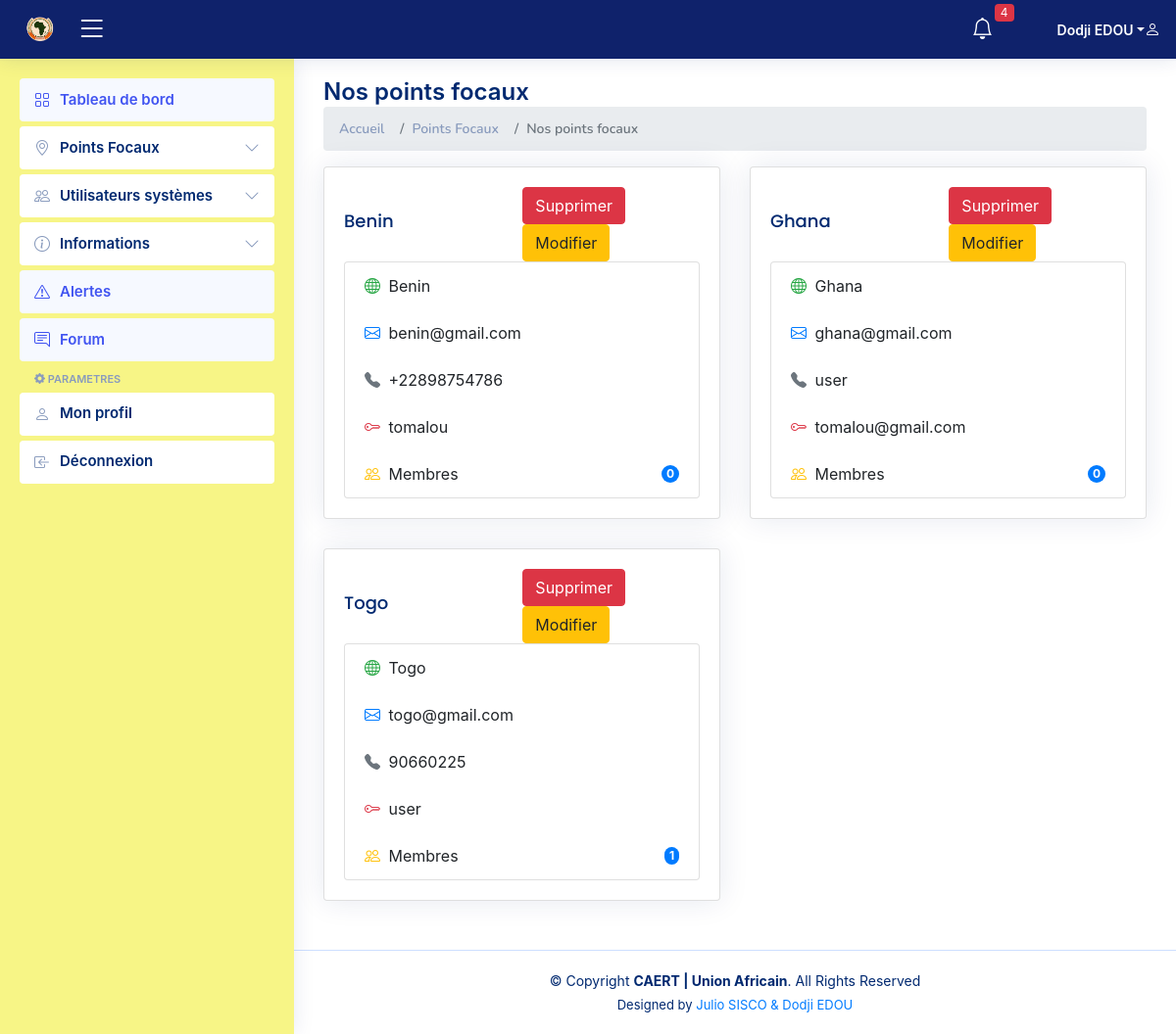
/all_fp/ (signed in), run on the app's committed database.
### users/models.py (models this page shows, shortened)
class User(AbstractBaseUser, PermissionsMixin):
    email = models.EmailField(verbose_name='addresse email', max_length=255, unique=True,)
    nom=models.CharField(max_length=255)
    prenom=models.CharField(max_length=255)
    departement=models.CharField(max_length=255)
    telephone=models.CharField(null=True, max_length=255)
    is_active = models.BooleanField(default=True)
    is_staff = models.BooleanField(default=False) # a admin user; non super-user
    is_admin = models.BooleanField(default=False) # a superuser
    is_analyst = models.BooleanField(default=False)
    USERNAME_FIELD = 'email'
    REQUIRED_FIELDS = [] # Email & Password sont requis par défaut.
    def get_full_name(self):
        return f'{self.prenom} {self.nom}'
    objects = UtilisateurManager()

### focalpoint/models.py (models this page shows, shortened)
class FocalPoint(models.Model):
    id = models.AutoField(primary_key=True)
    name = models.CharField(max_length=255)
    active=models.BooleanField(default=True)
    country = CountryField(null=True, blank=True)
    access_code = models.CharField(null=True,max_length=55)
    access_pass = models.CharField(null=True,max_length=255)
    email = models.EmailField(unique=True)
    telephone=models.CharField(null=True, max_length=255)
    def get_country_display_full(self):
        return self.get_country_display()
    def nombreDeMembre(self):
        return self.member_set.count()
    class Meta:
        verbose_name = 'Point Focal'
        verbose_name_plural = 'Points Focaux'
    def __str__(self):
        return self.name

### users/views.py (the view)
# urls.py: path('all_fp/' ,views.all_fp, name='all_fp'),
@login_required
def all_fp(request):
    all_fp = FocalPoint.objects.filter(active=True)
    all_fp = sorted(all_fp, key=lambda x: x.id, reverse=True)
    user=request.user
    print(all_fp)
    return render(request, 'administrator/all_fp.html', {'all_fp': all_fp, 'user': user})

### users/templates/administrator/all_fp.html (shortened to what this page needs)
{% extends 'administrator/base.html' %}
{% load static %}
{% block main-content %}
<div class="pagetitle">
    <h1>Nos points focaux</h1>
    <nav>
      <ol class="breadcrumb">
        <li class="breadcrumb-item"><a href="index.html">Accueil</a></li>
        <li class="breadcrumb-item">Points Focaux</li>
        <li class="breadcrumb-item active">Nos points focaux</li>
      </ol>
    </nav>
  </div>
  <section class="section">
    <div class="row">
        {% for fp in all_fp %}
            <div class="col-lg-6">
                <div class="card">
                    <div class="card-body">
                      <div class="d-flex justify-content-between align-items-center">
                        <div style="width: 200px;">
                          <h5 class="card-title">{{ fp.name }}</h5>
                        </div>
                        <div>
                          <a type="button" href="{% url 'deletefp' fp.id %}" class="btn btn-danger" >Supprimer</a>
                          <a href="{% url 'edit_fp' fp.id %}" class="btn btn-warning">Modifier</a>
                        </div>
                      </div>
                        <ul class="list-group">
                            <li class="list-group-item"><i class="bi bi-globe me-1 text-success"></i> {{fp.get_country_display_full}} </li>
                            <li class="list-group-item"><i class="bi bi-envelope me-1 text-primary"></i> {{fp.email}}</li>
                            <li class="list-group-item"><i class="bi bi-telephone-fill me-1 text-secondary"></i> {{fp.telephone}}</li>
                            <li class="list-group-item"><i class="bi bi-key me-1 text-danger"></i> {{fp.access_code}}</li>
                            <li class="list-group-item d-flex justify-content-between align-items-center">
                                <a>
                                    <i class="bi bi-people me-1 text-warning"></i>
                                    Membres
                                </a>
                                <span class="badge bg-primary rounded-pill">
                                    {{ fp.nombreDeMembre}}
                                </span>
                            </li>
                        </ul>
                    </div>
                </div>
            </div>
        {% endfor %}
      </div>
  </section>
{% endblock main-content %}

### users/templates/administrator/header.html (shortened to what this page needs)
{% load static %}
  <header id="header" class="header fixed-top d-flex align-items-center" style="background-color: rgb(15,34,107)" >
    <div class="d-flex align-items-center justify-content-between">
      <a href="{% url 'admin_home' %}" class="logo d-flex align-items-center">
        <img src="{% static 'assets/img/logoua.png' %}" alt="" style="color: white">
      </a>
      <i class="bi bi-list toggle-sidebar-btn" style="color: white"></i>
    </div>
    <nav class="header-nav ms-auto">
      <ul class="d-flex align-items-center">
        <li class="nav-item dropdown">
          <a class="nav-link nav-icon" >
            <i class="bi bi-bell" style="color: white"></i>
            <span class="badge bg-danger badge-number">4</span>
          </a>
        </li>
        <li class="nav-item dropdown pe-3">
          <a class="nav-link nav-profile d-flex align-items-center pe-0" href="#" data-bs-toggle="dropdown">
            <span class="d-none d-md-block dropdown-toggle ps-2" style="color: white">{{user.get_full_name}}</span>
            <i style="color: white;" class="bi bi-person"></i>
          </a>
        </li>
      </ul>
    </nav>
  </header>

### static/assets/css/style.css (style rules this page uses)
:root { scroll-behavior: smooth; }
body { font-family: "Open Sans", sans-serif; background: #f6f9ff; color: #444444; }
a { color: #4154f1; text-decoration: none; }
h1, h2, h3, h4, h5, h6 { font-family: "Nunito", sans-serif; }
.pagetitle { margin-bottom: 10px; }
.pagetitle h1 { font-size: 24px; margin-bottom: 0; font-weight: 600; color: #012970; }
.card { margin-bottom: 30px; border: none; border-radius: 5px; box-shadow: 0px 0 30px rgba(1, 41, 112, 0.1); }
.card-title { padding: 20px 0 15px 0; font-size: 18px; font-weight: 500; color: #012970; font-family: "Poppins", sans-serif; }
.card-body { padding: 0 20px 20px 20px; }
.breadcrumb { font-size: 14px; font-family: "Nunito", sans-serif; color: #899bbd; font-weight: 600; }
.breadcrumb a { color: #899bbd; transition: 0.3s; }
.breadcrumb .breadcrumb-item::before { color: #899bbd; }
.breadcrumb .active { color: #51678f; font-weight: 600; }
.logo { line-height: 1; }
.logo img { max-height: 26px; margin-right: 6px; }
.header { transition: all 0.5s; z-index: 997; height: 60px; box-shadow: 0px 2px 20px rgba(1, 41, 112, 0.1); background-color: #fff; padding-left: 20px; }
.header .toggle-sidebar-btn { font-size: 32px; padding-left: 10px; cursor: pointer; color: #012970; }
.header-nav ul { list-style: none; }
.header-nav>ul { margin: 0; padding: 0; }
.header-nav .nav-icon { font-size: 22px; color: #012970; margin-right: 25px; position: relative; }
.header-nav .nav-profile { color: #012970; }
.header-nav .nav-profile span { font-size: 14px; font-weight: 600; }
.header-nav .badge-number { position: absolute; inset: -2px -5px auto auto; font-weight: normal; font-size: 12px; padding: 3px 6px; }

### data on the page
User: get_full_name "Dodji EDOU"
FocalPoint: name "Benin", get_country_display_full "Benin", email "benin@gmail.com", telephone "+22898754786", access_code "tomalou", nombreDeMembre "0"
FocalPoint: name "Ghana", get_country_display_full "Ghana", email "ghana@gmail.com", telephone "user", access_code "tomalou@gmail.com", nombreDeMembre "0"
FocalPoint: name "Togo", get_country_display_full "Togo", email "togo@gmail.com", telephone "90660225", access_code "user", nombreDeMembre "1"
